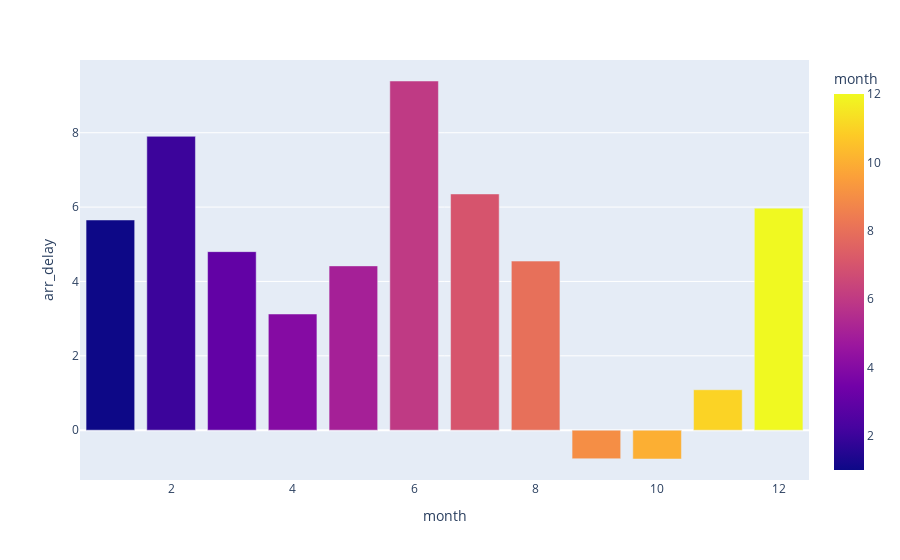

Notebook code cell kept with this figure:
### Code cell
fig = px.bar(df, x='month', y='arr_delay', color='month')
fig.show()

### Figure 1 — Plotly figure (JSON) as saved in the notebook; plotly's stock layout.template omitted (floating-point values rounded to 4 significant figures)
{"data": [{"alignmentgroup": "True", "hovertemplate": "month=%{marker.color}<br>arr_delay=%{y}<extra></extra>", "legendgroup": "", "marker": {"color": [11, 12, 5, 6, 7, 8, 9, 10, 3, 4, 1, 2], "coloraxis": "coloraxis", "pattern": {"shape": ""}}, "name": "", "offsetgroup": "", "orientation": "v", "showlegend": false, "textposition": "auto", "type": "bar", "x": [11, 12, 5, 6, 7, 8, 9, 10, 3, 4, 1, 2], "xaxis": "x", "y": [1.088, 5.972, 4.419, 9.391, 6.354, 4.548, -0.7679, -0.7751, 4.802, 3.125, 5.653, 7.903], "yaxis": "y"}], "layout": {"barmode": "relative", "coloraxis": {"colorbar": {"title": {"text": "month"}}, "colorscale": [[0, "#0d0887"], [0.1111, "#46039f"], [0.2222, "#7201a8"], [0.3333, "#9c179e"], [0.4444, "#bd3786"], [0.5556, "#d8576b"], [0.6667, "#ed7953"], [0.7778, "#fb9f3a"], [0.8889, "#fdca26"], [1, "#f0f921"]]}, "legend": {"tracegroupgap": 0}, "margin": {"t": 60}, "xaxis": {"anchor": "y", "domain": [0, 1], "title": {"text": "month"}}, "yaxis": {"anchor": "x", "domain": [0, 1], "title": {"text": "arr_delay"}}}}
